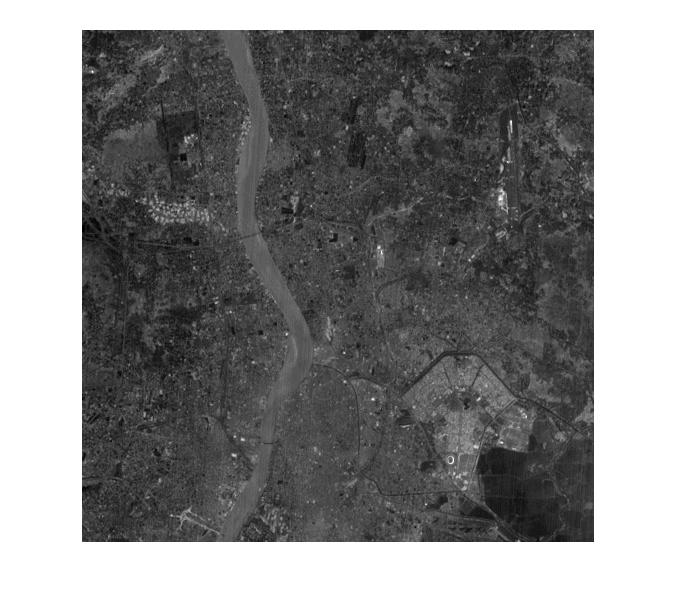
#> input picture 1.jpg, 676 x 598 px; the run also reads 2 pictures not shown here
$ jupyter execute Assignment_1_proram.ipynb
#> lines starting #> are read from the running program, lines starting #| are printed output that depends on the picture; after the words box and inside, x2 and y2 are one past the last pixel; in counts of white or black regions, pixels touching at a corner belong together
# prorammed by 117CS0233(Bhupati)

[cell 1]
import cv2
img1=cv2.imread('1.jpg')
#> img1 is the input picture: shape (598, 676, 3); min 0, max 255, mean 132.9
img2=cv2.imread('2.jpg')
img3=cv2.imread('3.jpg')
img4=cv2.imread('4.jpg')
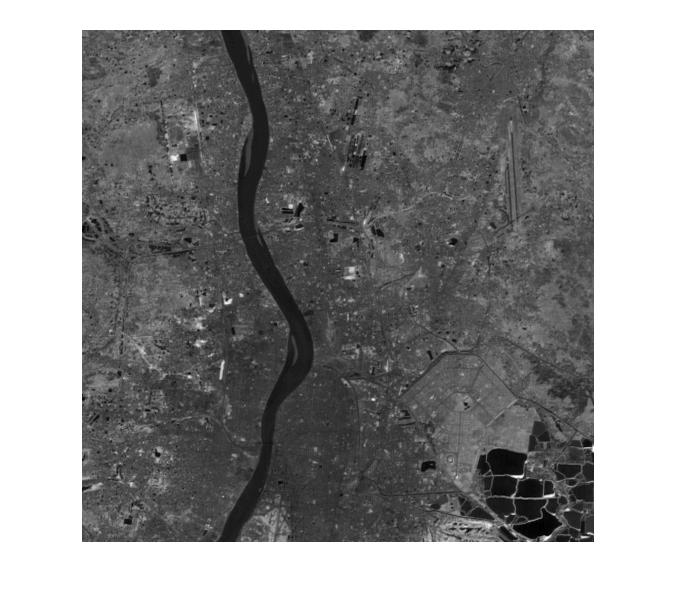
#> input picture 4.jpg, 676 x 598 px
#> img4 is the input picture: shape (598, 676, 3); min 0, max 255, mean 141

[cell 2]
## These coordinates for river class are directlty copied from the Collecting_Datapoints program
import numpy as np
riv1 = np.array([[ 36, 233],
       [ 45, 237],
       [ 70, 244],
       [ 89, 256],
       [113, 258],
       [140, 260],
       [162, 259],
       [178, 253],
       [189, 248],
       [200, 245],
       [210, 245],
       [223, 246],
       [236, 250],
       [248, 255],
       [260, 260],
       [269, 266],
       [280, 271],
       [289, 281],
       [298, 283],
       [314, 293],
       [327, 298],
       [338, 300],
       [349, 304],
       [365, 303],
       [373, 298],
       [383, 289],
       [389, 284],
       [398, 278],
       [405, 276],
       [417, 268],
       [430, 268],
       [440, 267],
       [447, 267],
       [462, 265],
       [477, 261],
       [493, 255],
       [499, 251],
       [506, 247],
       [514, 242],
       [523, 236],
       [532, 232],
       [535, 230],
       [383, 283],
       [372, 287],
       [352, 291],
       [189, 244],
       [165, 244],
       [188, 242],
       [255, 254],
       [370, 304]])

riv2 = riv1
riv3 = riv1
riv4= riv1

## These coordinates for non-river class are directlty copied from the Collecting_Datapoints program
non1= np.array([[ 38, 216],
       [ 55, 225],
       [ 87, 237],
       [107, 244],
       [122, 241],
       [154, 231],
       [184, 228],
       [229, 233],
       [256, 241],
       [286, 259],
       [302, 267],
       [316, 276],
       [337, 278],
       [372, 271],
       [397, 261],
       [417, 254],
       [433, 252],
       [456, 246],
       [483, 233],
       [501, 224],
       [521, 213],
       [534, 203],
       [534, 185],
       [530, 152],
       [531, 111],
       [507, 152],
       [427, 196],
       [368, 188],
       [327, 180],
       [294, 176],
       [264, 171],
       [211, 175],
       [153, 181],
       [ 97, 166],
       [ 43, 159],
       [ 44, 125],
       [ 96, 122],
       [143, 123],
       [196, 120],
       [273, 120],
       [322, 121],
       [378, 117],
       [425, 106],
       [351, 223],
       [335, 191],
       [264, 245],
       [354, 245],
       [375, 255],
       [361, 178],
       [295, 113],
       [ 36, 252],
       [ 59, 262],
       [ 90, 278],
       [116, 278],
       [136, 281],
       [156, 276],
       [180, 272],
       [198, 270],
       [220, 273],
       [244, 284],
       [260, 291],
       [291, 305],
       [311, 315],
       [336, 322],
       [363, 325],
       [376, 317],
       [388, 308],
       [412, 292],
       [440, 285],
       [479, 278],
       [506, 269],
       [520, 266],
       [529, 285],
       [527, 308],
       [497, 308],
       [483, 358],
       [439, 320],
       [410, 355],
       [347, 340],
       [309, 345],
       [265, 335],
       [211, 325],
       [160, 325],
       [137, 324],
       [ 81, 322],
       [ 54, 320],
       [ 60, 351],
       [ 81, 403],
       [106, 387],
       [143, 417],
       [196, 409],
       [244, 416],
       [265, 438],
       [305, 436],
       [353, 433],
       [383, 454],
       [422, 444],
       [438, 464],
       [474, 458],
       [497, 435]])
non2= non1
non3= non1
non4= non1

# Step 1

[cell 3]
#here [r,g,b] is equialent to [r,r,r], since g==r and b==r.
img1[riv1[:,0],riv1[:,1],0]
#> Out = 50 values, max 105 at index 46, min 79 at index 49, mean 92.68

[cell 4]
#Calculating mean of River_Class
T1 = np.array([img1[riv1[:,0],riv1[:,1],0].mean(),img2[riv2[:,0],riv2[:,1],0].mean(),img3[riv3[:,0],riv3[:,1],0].mean(),img4[riv4[:,0],riv4[:,1],0].mean()])
#> T1 = [92.68, 102.2, 91.26, 28.16]
T1
#> Out = [92.68, 102.2, 91.26, 28.16]

# Step 2

[cell 5]
img4[non4[:,0],non4[:,1],0]
#> Out = 100 values, max 148 at index 71, min 36 at index 4, mean 76.29

[cell 6]
#Calculating mean of NonRiver_Class
T2=np.array([img1[non1[:,0],non1[:,1],0].mean(),img2[non2[:,0],non2[:,1],0].mean(),img3[non3[:,0],non3[:,1],0].mean(),img4[non4[:,0],non4[:,1],0].mean()])
#> T2 = [71.2, 71.84, 70.26, 76.29]
T2
#> Out = [71.2, 71.84, 70.26, 76.29]

# Step 3

[cell 7]
#Calculating covarianc_matrix of River_Class
cov_riv=np.cov([img1[riv1[:,0],riv1[:,1],0],img2[riv2[:,0],riv2[:,1],0],img3[riv3[:,0],riv3[:,1],0],img4[riv4[:,0],riv4[:,1],0]])
#> cov_riv = [[39.32, 27.83, 16.39, -5.21], [27.83, 36.93, 24.61, -8.97], [16.39, 24.61, 28.69, -4.29], [-5.21, -8.97, -4.29, 6.63]]
cov_riv
#> Out has the same summary as cov_riv

# Step 4

[cell 8]
#Calculating covarianc_matrix of NonRiver_Class
cov_non=np.cov([img1[non1[:,0],non1[:,1],0],img2[non2[:,0],non2[:,1],0],img3[non3[:,0],non3[:,1],0],img4[non4[:,0],non4[:,1],0]])
#> cov_non = [[431.5, 302.8, 315.6, 85.26], [302.8, 273.7, 271.1, 145.6], [315.6, 271.1, 351.3, 101.8], [85.26, 145.6, 101.8, 393.9]]
cov_non
#> Out has the same summary as cov_non

# Step 5

[cell 9]
img1.shape
#> Out = (598, 676, 3)

[cell 10]
##Collecting (512,512,1) test points from four (598, 676, 3) images
test_data=[]
for i in range(512):
    for j in range(512):
        test_data.append([img1[i,j][0],img2[i,j][0],img3[i,j][0],img4[i,j][0]])
#> after the loop, test_data = 262144 items

test_data[-100000]
#> Out = [70, 74, 78, 65]

# Step 6

[cell 11]
import numpy as np
test_data= np.array(test_data)
test_data.shape
#> Out = (262144, 4)

[cell 12]
test_data

# Step 7 - 14

Given, prior probabilities P1=0.3 and P2=0.7

[cell 13]
output=[]
P1 = 0.3
P2 = 0.7

for i in test_data:
    #Step 8
    x=np.array(i-T1)
    inverse=np.linalg.inv(cov_riv)
    river_class = float(np.dot(np.dot(x.reshape(1,4), inverse), x))

    #Step 9
    y=np.array(i-T2)
    inverse=np.linalg.inv(cov_non)
    non_class = float(np.dot(np.dot(y.reshape(1,4), inverse), y))

    #Step 10 - calculate density funtion for River_Class
    p1= (0.5)*(1/np.sqrt(np.linalg.det(cov_riv)))*np.exp((-0.5)*river_class)
    #Step 11 - calculate density funtion for NonRiver_Class
    p2= (0.5)*(1/np.sqrt(np.linalg.det(cov_non)))*np.exp((-0.5)*non_class)

    #Step 11 Applying Baye' Rule and stroring in output_image
    if(P1*p1 >= P2*p2):
        output.append(255)
    else:
        output.append(0)
#> after the loop, output = 262144 items


output

[cell 14]
#reshape the image to required scale (512*512)
output=np.array(output).reshape(512,512)
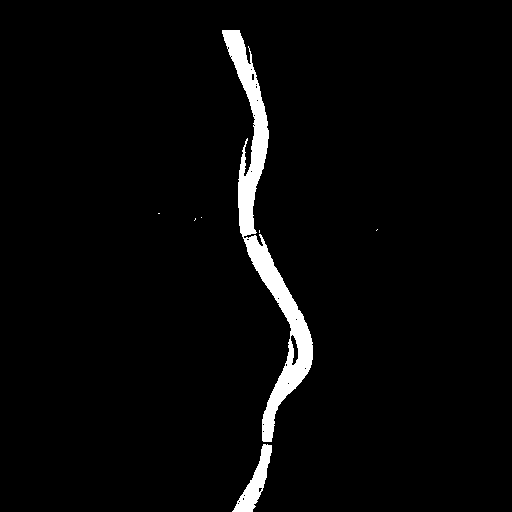
#> output: shape (512, 512) int64; 3.1% white; 7 white regions (5 under 20 px), largest, box (x1, y1, x2, y2) and area: (222, 30, 313, 442) 7247, (232, 444, 272, 512) 973
output

[cell 15]
#showing the output_image
import numpy as np
from PIL import Image

img = Image.fromarray(np.uint8(output) , 'L')
img.show()              ##Look into pop up window.

Repeating the above press for another given prior probality P1 = 0.7 and P2 = 0.3

[cell 16]
output=[]
P1 = 0.7
P2 = 0.3

for i in test_data:
    #Step 8
    x=np.array(i-T1)
    inverse=np.linalg.inv(cov_riv)
    river_class = float(np.dot(np.dot(x.reshape(1,4), inverse), x))

    #Step 9
    y=np.array(i-T2)
    inverse=np.linalg.inv(cov_non)
    non_class = float(np.dot(np.dot(y.reshape(1,4), inverse), y))

    #Step 10
    p1= (0.5)*(1/np.sqrt(np.linalg.det(cov_riv)))*np.exp((-0.5)*river_class)
    #Step 11
    p2= (0.5)*(1/np.sqrt(np.linalg.det(cov_non)))*np.exp((-0.5)*non_class)

    #Step 11 Baye' Rule
    if(P1*p1 >= P2*p2):
        output.append(255)
    else:
        output.append(0)


output

[cell 17]
output=np.array(output).reshape(512,512)
#> output: shape (512, 512) int64; 3.2% white; 9 white regions (7 under 20 px), largest, box (x1, y1, x2, y2) and area: (222, 30, 313, 442) 7304, (232, 444, 272, 512) 984
output

[cell 18]
import numpy as np
from PIL import Image

img = Image.fromarray(np.uint8(output) , 'L')
img.show()             ##Look into pop up window.

Doing the same for another given prior probality P1 = 0.5 and P2 = 0.5

[cell 19]
output=[]
P1 = 0.5
P2 = 0.5

for i in test_data:
    #Step 8
    x=np.array(i-T1)
    inverse=np.linalg.inv(cov_riv)
    river_class = float(np.dot(np.dot(x.reshape(1,4), inverse), x))

    #Step 9
    y=np.array(i-T2)
    inverse=np.linalg.inv(cov_non)
    non_class = float(np.dot(np.dot(y.reshape(1,4), inverse), y))

    #Step 10
    p1= (0.5)*(1/np.sqrt(np.linalg.det(cov_riv)))*np.exp((-0.5)*river_class)
    #Step 11
    p2= (0.5)*(1/np.sqrt(np.linalg.det(cov_non)))*np.exp((-0.5)*non_class)

    #Step 11 Baye' Rule
    if(P1*p1 >= P2*p2):
        output.append(255)
    else:
        output.append(0)


output

[cell 20]
output=np.array(output).reshape(512,512)
#> output: shape (512, 512) int64; 3.2% white; 9 white regions (7 under 20 px), largest, box (x1, y1, x2, y2) and area: (222, 30, 313, 442) 7273, (232, 444, 272, 512) 979
output

[cell 21]
import numpy as np
from PIL import Image

img = Image.fromarray(np.uint8(output) , 'L')
img.show()               ##Look into pop up window.

[cell 22]
##EXTRA
## Since (512,512) shape is considered from left most cornor river is coming in the middle of the image.
## The coordinates of choosing the test_data points will change the position of the river in the output image.

test_data=[]
for i in range(70,582):
    for j in range(70,582):
        test_data.append([img1[i,j][0],img2[i,j][0],img3[i,j][0],img4[i,j][0]])

test_data= np.array(test_data)

output=[]
P1 = 0.3
P2 = 0.7

for i in test_data:
    #Step 8
    x=np.array(i-T1)
    inverse=np.linalg.inv(cov_riv)
    river_class = float(np.dot(np.dot(x.reshape(1,4), inverse), x))

    #Step 9
    y=np.array(i-T2)
    inverse=np.linalg.inv(cov_non)
    non_class = float(np.dot(np.dot(y.reshape(1,4), inverse), y))

    #Step 10 - calculate density funtion for River_Class
    p1= (0.5)*(1/np.sqrt(np.linalg.det(cov_riv)))*np.exp((-0.5)*river_class)
    #Step 11 - calculate density funtion for NonRiver_Class
    p2= (0.5)*(1/np.sqrt(np.linalg.det(cov_non)))*np.exp((-0.5)*non_class)

    #Step 11 Applying Baye' Rule and stroring in output_image
    if(P1*p1 >= P2*p2):
        output.append(255)
    else:
        output.append(0)
#> this loop made 262144 passes
#> i on passes 1 to 3: [255, 255, 255, 255], [255, 255, 255, 255], [255, 255, 255, 255]


output=np.array(output).reshape(512,512)
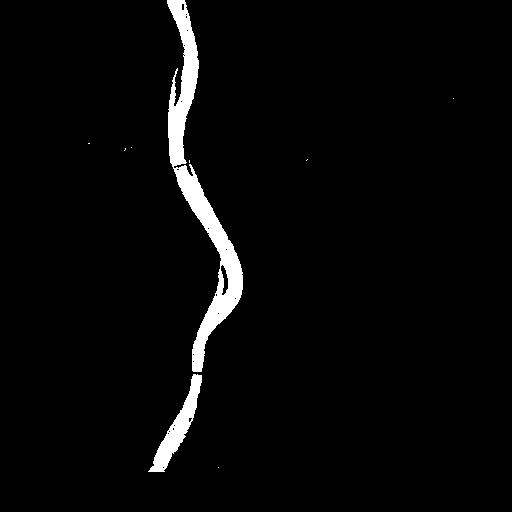
#> output: shape (512, 512) int64; 3.1% white; 9 white regions (7 under 20 px), largest, box (x1, y1, x2, y2) and area: (167, 0, 243, 372) 6512, (148, 374, 202, 472) 1489

from PIL import Image

img = Image.fromarray(np.uint8(output) , 'L')
img.show()               ##Look into pop up window.
